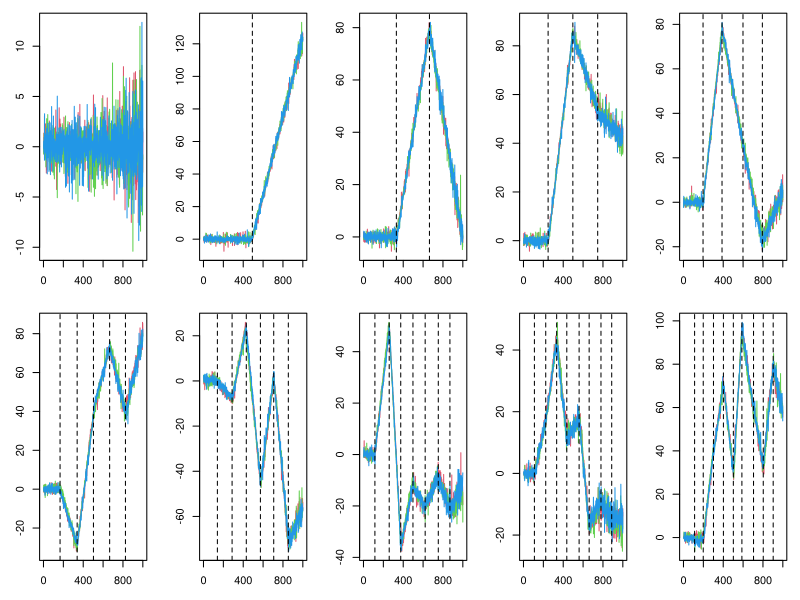

Write the R code that produced this figure.
##########################################################################################################################################
# SIMULATE DATA
##########################################################################################################################################
# Simulation parameters
p <- 0.15       # probability of same sign with previous                                ####
nReps <- 3      # number of replicates                                                  ####
############################################################################################
#                                                                                       ####
############################################################################################

set.seed(1)
nTime <- 1000
n <- 1100
myDataList <- vector("list", length = nReps)
cutPointsList <- vector("list", length = n)


switchSignMatrix <- array(data = NA, dim = c(2,2))
colnames(switchSignMatrix) <- rownames(switchSignMatrix) <- c("-","+")
switchSignMatrix[1, ] <- c(p, 1-p)
switchSignMatrix[2, ] <- c(1-p, p)
sigma2 <- array(data = NA, dim = c(n, nTime))

myMean <- vector("list", length = n)
Ncuts <- numeric(n)
for(i in 1:n){
	set.seed(i)
	sigma2[i,] <- rgamma(n = nTime, shape = 1, rate = seq(1,0.1, length = nTime))
	myMean[[i]] <- array(data = 0,dim = c(nReps,nTime))
	nCutPoints <- sample(0:10, 1)
	Ncuts[i] <- nCutPoints
	cutPoints <- numeric(nCutPoints)
	if(nCutPoints > 0){
		centerPoints <- floor(seq(0,nTime,by = nTime/(Ncuts[i]+1)))[-c(1,Ncuts[i]+2)]	
		mySeq0 <- ((50-20):(50+20))
		myBinProbs <- dbinom(x= mySeq0, size = 2*50, prob = 0.5)
		for(l in 1:Ncuts[i]){
			cutProbs_given_Ncuts <- rep(0,nTime)
			mySeq <- ((centerPoints[l]-20):(centerPoints[l]+20))
			cutProbs_given_Ncuts[mySeq] <- myBinProbs
			cutPoints[l] <- sample(nTime, 1, prob = cutProbs_given_Ncuts)
		}
		cutPointsList[[i]] <- cutPoints
	}
	cutPoints <- c(sort(cutPoints),nTime) #just in case
        cutValues <- numeric(nCutPoints + 1)
        if(nCutPoints > 0){
                cutValues[1] <- -0.01 + 0.02*runif(1)
		precSign <- "-"
		if(runif(1) < 0.5){precSign <- "+"}
                for(l in 2:(nCutPoints+1)){
			u <- runif(1)
			if (u < switchSignMatrix[precSign, "-"]){
				currentSign <- "-"
				mySlope <- - abs(rnorm(1, mean = 0, sd = 0.3))
			}else{
				currentSign <- "+"
				mySlope <- abs(rnorm(1, mean = 0, sd = 0.3))
			}
			cutValues[l] <- cutValues[l-1] + mySlope*(cutPoints[l] - cutPoints[l-1])
			precSign <- currentSign
                }
        }
	nCutPoints <- nCutPoints + 1	
	for(k in 1:nReps){
		cutPointsReplicate <- cutPoints
		if(nCutPoints > 1){
			cutPointsReplicate[1:(nCutPoints-1)] <- cutPoints[1:(nCutPoints-1)] + sample(seq(-1,1),nCutPoints - 1, replace = TRUE)*rpois(n = nCutPoints - 1, lambda = 2)
			if( min(diff(cutPointsReplicate)) < 1){cutPointsReplicate <- cutPoints}
			if( min(cutPointsReplicate) < 3){cutPointsReplicate <- cutPoints}
			for(j in 2:nCutPoints){
				myMean[[i]][ k, (cutPointsReplicate[j-1]+1):(cutPointsReplicate[j])] <- seq(cutValues[j-1] + rnorm(n = 1, mean = 0, sd = 1), cutValues[j] + rnorm(n = 1, mean = 0, sd = 1), length = cutPointsReplicate[j] - cutPointsReplicate[j-1]  )
			}
		}else{
			myMean[[i]][ k, ] <- rep(0,nTime)
		}

	}
}
#write.table(Ncuts, file = "NcutPoints_true.txt")
for(k in 1:nReps){
	myDataList[[k]] <- array( data = 0, dim = c(nTime, n))
	for(i in 1:n){
		myDataList[[k]][ ,i] <- myMean[[i]][k, ] + rnorm(n = nTime)*sqrt(sigma2[i,])
	}
	colnames(myDataList[[k]]) <- paste0("item_",1:n)
}

# Produce supplementary figure 1

myRep <- rep(1,10)
pdf(file = "supplementary_fig1.pdf", width = 9, height = 4)
par(mfrow =  c(2,5), mar = c(3,3,1,1));
myVec <- c()
for(j in 0:9){
	ind <- which(Ncuts == j)
	myIndex = ind[myRep[j+1]]
	myVec <- c(myVec, myIndex)
	for(i in myIndex){ 
		matplot(cbind(myDataList[[1]][,i], myDataList[[2]][,i], myDataList[[3]][,i]), col = 2:4,type = "l", xlab = "t", ylab = "x", lty = 1)
		if(Ncuts[i] > 0){
			abline(v = cutPointsList[[i]][-(Ncuts[i]+1)], col = 1, lty = 2)
		}
		#legend("topleft", paste0(Ncuts[i], " cutpoints"))
	}
}
dev.off()

##########################################################################################################################################
# #	end of data simulation
##########################################################################################################################################

